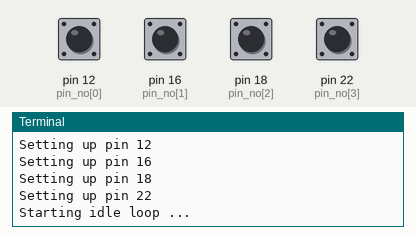
Simulated run of this program. Board: Raspberry Pi (header pin numbers). On the bench: the last lines printed to the terminal. Inputs (shaded band) come from the test bench; at power-on: pin 12 (pin_no[0]), pin 16 (pin_no[1]), pin 18 (pin_no[2]), pin 22 (pin_no[3]) HIGH.

Above: at 1.2 s.
1.3 s: pin 12 (pin_no[0]) pulled LOW for 0.15 s
At 2.2 s:
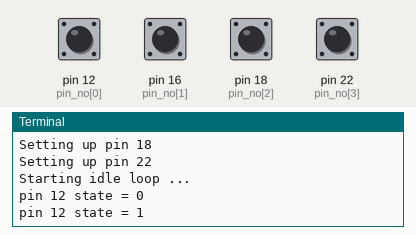
2.9 s: pin 16 (pin_no[1]) pulled LOW for 0.15 s
At 3.5 s:
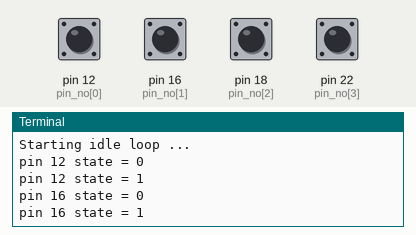
4.5 s: pin 18 (pin_no[2]) pulled LOW for 0.15 s
At 5.8 s:
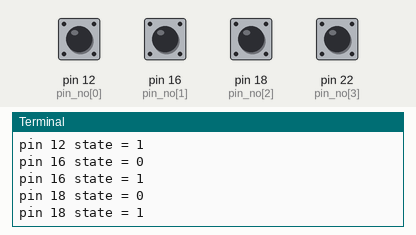
6.1 s: pin 22 (pin_no[3]) pulled LOW for 0.15 s
At 7.1 s:
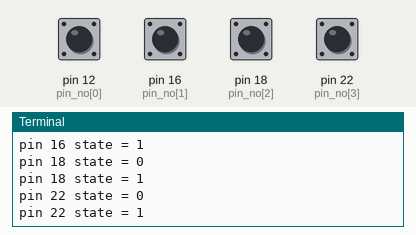
Timing chart, 0 to 8.7 s (numbered marks = the images above; inputs shaded):
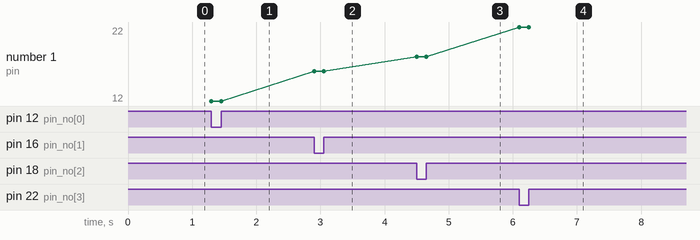

Measured:
- after the input at 1.3 s, the terminal: prints a new line at once (image 1)
- after the input at 2.9 s, the terminal: prints a new line at once (image 2)
- after the input at 4.5 s, the terminal: prints a new line at once (image 3)
- after the input at 6.1 s, the terminal: prints a new line at once (image 4)
- plotted number 1: 16 → 18 after the input at 4.5 s, 18 → 22 after the input at 6.1 s

The program:

switches.py
```python
#!/usr/bin/python

import RPi.GPIO
import time

def read_switch(pin_no):
    return RPi.GPIO.input(pin_no)

def handle_event(pin_no):
    print "pin %d state = %d" % (pin_no, read_switch(pin_no))

def switches_setup():
	RPi.GPIO.setmode(RPi.GPIO.BOARD)
	# configure direction, pull-ups and
	# event handling
	for pin_no in [12, 16, 18, 22]:
                print "Setting up pin %d" % pin_no
		RPi.GPIO.setup(pin_no, RPi.GPIO.IN, RPi.GPIO.PUD_UP)
		RPi.GPIO.add_event_detect(pin_no, RPi.GPIO.BOTH)
                RPi.GPIO.add_event_callback(pin_no, handle_event)
def main():
        print "Setting up switches ..."
        switches_setup()
        print "Starting idle loop ..."
        while True:
            time.sleep(1)

if __name__ == '__main__':
        main()
```
